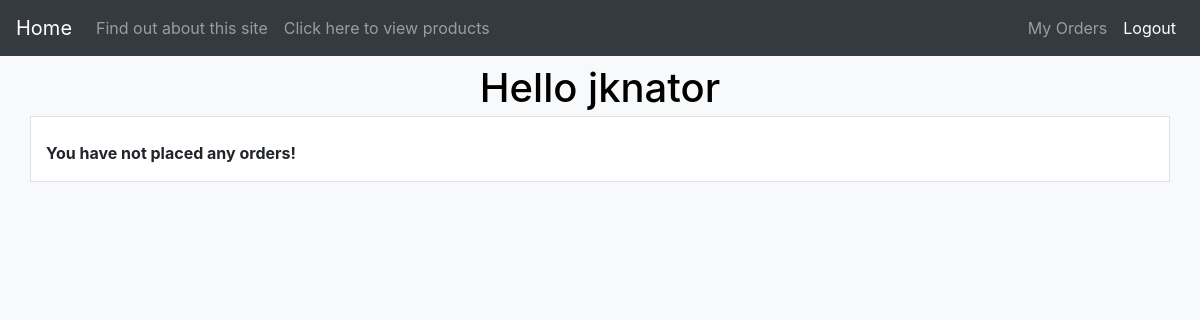
Page /myapp/myorders/ (signed in) on the earlier database version.
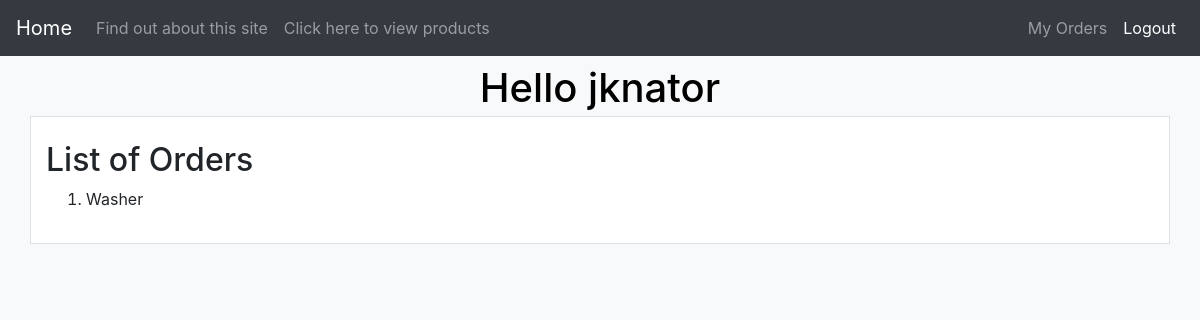
Same page on the later database version.
### myapp/models.py (models this page shows, shortened)
class Product(models.Model):
    category = models.ForeignKey(Category, related_name='products',on_delete=models.CASCADE)
    name = models.CharField(max_length=200)
    price = models.DecimalField(max_digits=10, decimal_places=2)
    stock = models.PositiveIntegerField(default=100, validators=[MaxValueValidator(1000), MinValueValidator(0)])
    available = models.BooleanField(default=True)
    description = models.TextField(blank=True, default='')
    interested = models.PositiveIntegerField(default=0)

### myapp/views.py (the view)
# urls.py: path(r'myorders/',views.myorders,name='myorders'),
@login_required(login_url='/myapp/user_login/')
def myorders(request):
        name = request.user.first_name
        orders = Order.objects.filter(client__first_name=name).values_list('product__name',flat=True)
        return render(request,'myapp/myorders.html',{'orders':orders})

### myapp/templates/myapp/myorders.html (shortened to what this page needs)
<!DOCTYPE html>
<html lang="en">
<head>
</head>
<body>
{% extends 'myapp/base.html' %}
{% block body_block %}
    {% if orders %}
    <h2>List of Orders</h2>
    <ol>
        {% for Order  in orders %}
            <li> {{ Order }} </li>
        {% endfor %}
    </ol>
{% else %}
    <strong>You have not placed any orders!</strong>
{% endif %}
{%  endblock %}

Differences in the rows shown:
now on this page (row edited): Product: name "Washer"
Other differences:
text no longer shown: "You have not placed any orders!"
text now shown: "List of Orders"
